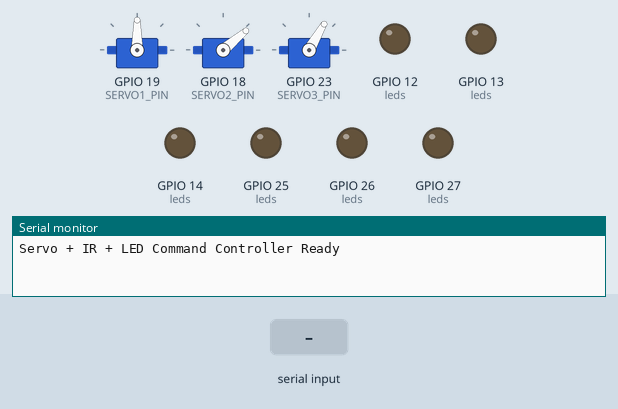
This sketch was run on a simulated ESP32. Shown: 3 × servo, output pins drawn as LEDs (lit = HIGH), the last lines printed to the serial monitor. Dashed ring = blinking. The inputs (shaded band) are chosen by the test bench.

Above: at 1.2 s.
1.3 s: "m1\n" received over Serial
At 1.83 s:
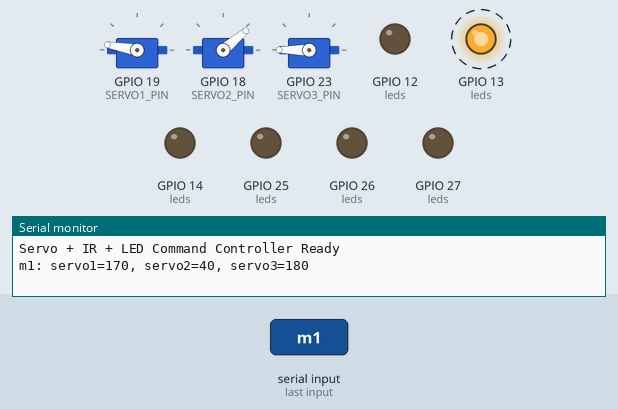
4.3 s: "e1\n" received over Serial
At 4.83 s:
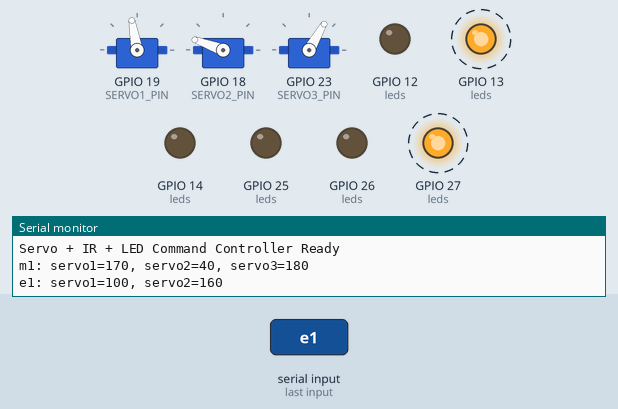
7.3 s: "n1\n" received over Serial
At 7.83 s:
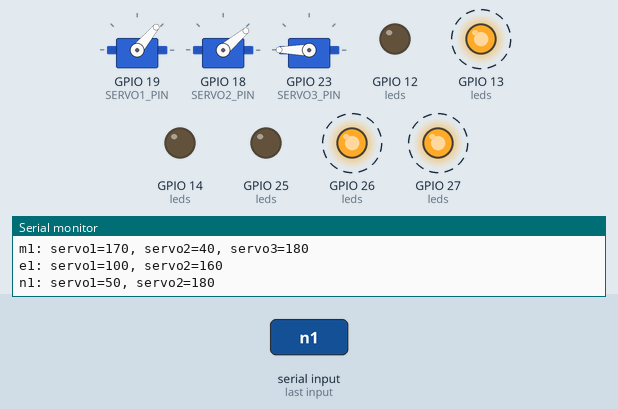
10.3 s: "closeall\n" received over Serial
At 11.1 s:
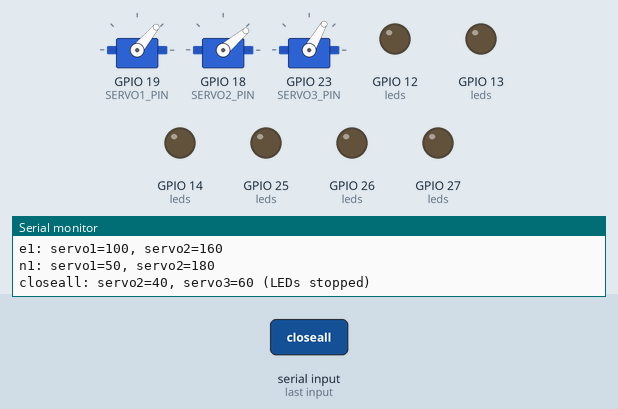
11.8 s: "m2\n" received over Serial
At 12.33 s:
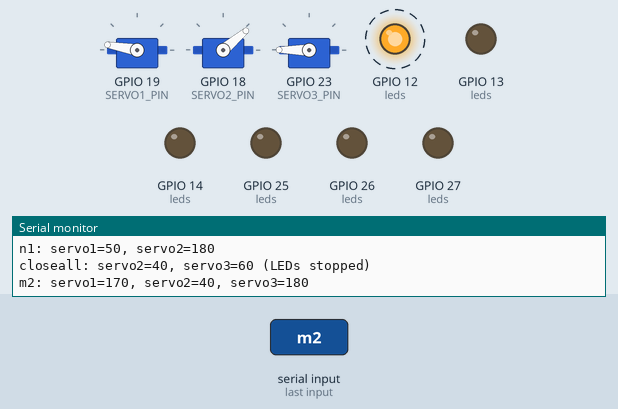
14.8 s: "e2\n" received over Serial
At 15.33 s:
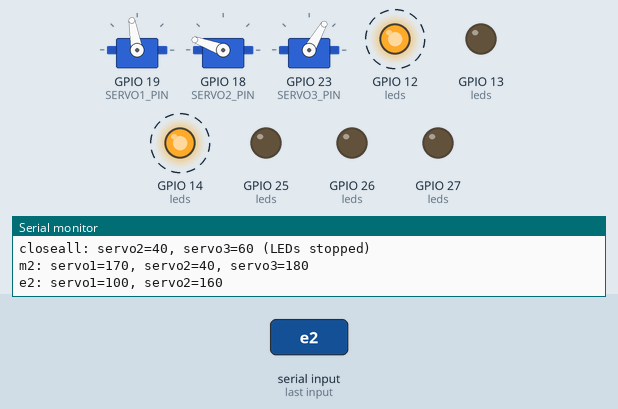
Timing chart, 0 to 18.8 s (numbered marks = the images above; inputs shaded):
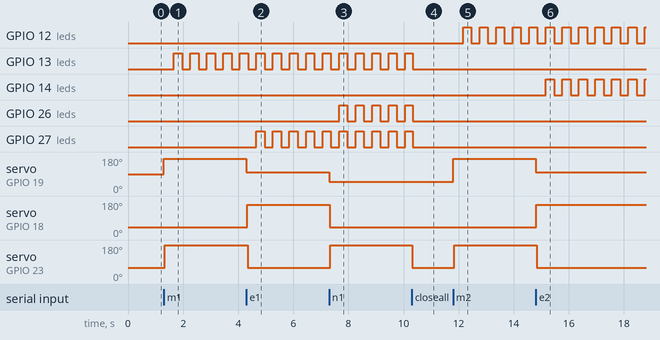

Measured:
- after the input at 1.3 s, GPIO 13 (leds): alternates HIGH for 0.30 s and LOW for 0.30 s, starting after 0.36 s; servo on GPIO 19 (SERVO1_PIN): 90° → 170° at once; servo on GPIO 23 (SERVO3_PIN): 60° → 180° at once
- after the input at 4.3 s, GPIO 27 (leds): alternates HIGH for 0.30 s and LOW for 0.30 s, starting after 0.36 s; servo on GPIO 19 (SERVO1_PIN): 170° → 100° at once; servo on GPIO 18 (SERVO2_PIN): 40° → 160° at once; servo on GPIO 23 (SERVO3_PIN): 180° → 60° at once
- after the input at 7.3 s, GPIO 26 (leds): alternates HIGH for 0.30 s and LOW for 0.30 s, starting after 0.36 s; servo on GPIO 19 (SERVO1_PIN): 100° → 50° at once; servo on GPIO 18 (SERVO2_PIN): 160° → 40° at once; servo on GPIO 23 (SERVO3_PIN): 60° → 180° at once
- after the input at 10.3 s, GPIO 13 (leds), GPIO 26 (leds), GPIO 27 (leds): goes on until 10.3 s, then stays LOW; servo on GPIO 23 (SERVO3_PIN): 180° → 60° at once
- after the input at 11.8 s, GPIO 12 (leds): alternates HIGH for 0.30 s and LOW for 0.30 s, starting after 0.36 s; servo on GPIO 19 (SERVO1_PIN): 50° → 170° at once; servo on GPIO 23 (SERVO3_PIN): 60° → 180° at once
- after the input at 14.8 s, GPIO 14 (leds): alternates HIGH for 0.30 s and LOW for 0.30 s, starting after 0.36 s; servo on GPIO 19 (SERVO1_PIN): 170° → 100° at once; servo on GPIO 18 (SERVO2_PIN): 40° → 160° at once; servo on GPIO 23 (SERVO3_PIN): 180° → 60° at once

The sketch:

drawer_control_board.ino
```cpp
#include <ESP32Servo.h>

// === Servo Pins ===
const int SERVO1_PIN = 19;
const int SERVO2_PIN = 18;
const int SERVO3_PIN = 23;

// === IR Sensor Pins (Inputs) ===
const int IR1 = 36;
const int IR2 = 33;
const int IR3 = 39;
const int IR4 = 35;
const int IR5 = 34;
const int IR6 = 32;

// === LED Pin Assignments ===
const int LED1 = 13;
const int LED2 = 12;
const int LED3 = 27;
const int LED4 = 14;
const int LED5 = 26;
const int LED6 = 25;

// === Servo objects ===
Servo servo1;
Servo servo2;
Servo servo3;

// === LED control struct ===
struct LEDBlink {
  int pin;
  bool active;
  unsigned long previousMillis;
  bool state;
};

LEDBlink leds[6] = {
  { LED1, false, 0, false },
  { LED2, false, 0, false },
  { LED3, false, 0, false },
  { LED4, false, 0, false },
  { LED5, false, 0, false },
  { LED6, false, 0, false }
};

const unsigned long blinkInterval = 300;  // ms between on/off

void setup() {
  Serial.begin(115200);
  Serial.println("Servo + IR + LED Command Controller Ready");

  // Attach servos
  servo1.attach(SERVO1_PIN);
  servo2.attach(SERVO2_PIN);
  servo3.attach(SERVO3_PIN);

  servo1.write(90);
  servo2.write(40);
  servo3.write(60);

  // Configure IR pins
  pinMode(IR1, INPUT);
  pinMode(IR2, INPUT);
  pinMode(IR3, INPUT);
  pinMode(IR4, INPUT);
  pinMode(IR5, INPUT);
  pinMode(IR6, INPUT);

  // Configure LED pins
  for (int i = 0; i < 6; i++) {
    pinMode(leds[i].pin, OUTPUT);
    digitalWrite(leds[i].pin, LOW);
  }
}

void loop() {
  updateLEDs();

  if (Serial.available()) {

    String input = Serial.readStringUntil('\n');
    input.trim();

    if (input == "m1") {
      servo1.write(170);  // Pivot to 170
      delay(20);
      servo2.write(40);   // Lid 1 Close
      delay(20);
      servo3.write(180);  // Lid 2 Open
      delay(20);
      activateBlink(0);
      Serial.println("m1: servo1=170, servo2=40, servo3=180");
    }

    if (input == "m2") {
      servo1.write(170);  // Pivot to 170
      delay(20);
      servo2.write(40);  // Lid 1 Close
      delay(20);
      servo3.write(180);  // Lid 2 Open
      delay(20);
      activateBlink(1);
      Serial.println("m2: servo1=170, servo2=40, servo3=180");
    }

    if (input == "e1") {
      servo1.write(100);  // Pivot to 100
      delay(20);
      servo2.write(160);  // Lid 1 Open
      delay(20);
      servo3.write(60);  // Lid 2 Close
      delay(20);
      activateBlink(2);
      Serial.println("e1: servo1=100, servo2=160");
    }

    if (input == "e2") {
      servo1.write(100);  // Pivot to 100
      delay(20);
      servo2.write(160);  // Lid 1 Open
      delay(20);
      servo3.write(60);  // Lid 2 Close
      delay(20);
      activateBlink(3);
      Serial.println("e2: servo1=100, servo2=160");
    }

    if (input == "n1") {
      servo1.write(50);  // Pivot to 50
      delay(20);
      servo2.write(40);  // Lid 1 Close
      delay(20);
      servo3.write(180);  //
      delay(20);
      activateBlink(4);
      Serial.println("n1: servo1=50, servo2=180");
    }

    if (input == "n2") {
      servo1.write(50);  // Pivot to 50
      delay(20);
      servo2.write(40);  // Lid 1 Close
      delay(20);
      servo3.write(180);  // Lid 2 Open
      delay(20);
      activateBlink(5);
      Serial.println("n2: servo1=50, servo2=180");
    }

    if (input == "closeall") {
      servo2.write(40);
      delay(20);
      servo3.write(60);
      delay(20);
      stopAllBlinks();
      Serial.println("closeall: servo2=40, servo3=60 (LEDs stopped)");
    }

    if (input == "irarray") {
      int irValues[6] = {
        digitalRead(IR1),
        digitalRead(IR2),
        digitalRead(IR3),
        digitalRead(IR4),
        digitalRead(IR5),
        digitalRead(IR6)
      };

      for (int i = 0; i < 6; i++) {
        Serial.print(irValues[i]);
        if (i < 5) Serial.print(",");
      }
      Serial.println();
    }
  }
}

// === LED control functions ===
void activateBlink(int index) {
  leds[index].active = true;
  leds[index].previousMillis = millis();
}

void stopAllBlinks() {
  for (int i = 0; i < 6; i++) {
    leds[i].active = false;
    digitalWrite(leds[i].pin, LOW);
    leds[i].state = false;
  }
}

void updateLEDs() {
  unsigned long currentMillis = millis();
  for (int i = 0; i < 6; i++) {
    if (leds[i].active && currentMillis - leds[i].previousMillis >= blinkInterval) {
      leds[i].previousMillis = currentMillis;
      leds[i].state = !leds[i].state;
      digitalWrite(leds[i].pin, leds[i].state);
    }
  }
}
```
